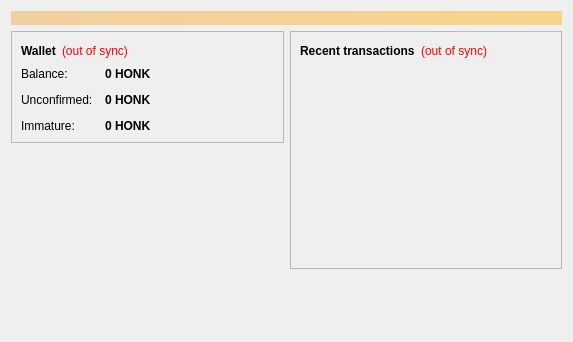
<?xml version="1.0" encoding="UTF-8"?>
<ui version="4.0">
 <class>OverviewPage</class>
 <widget class="QWidget" name="OverviewPage">
  <property name="geometry">
   <rect>
    <x>0</x>
    <y>0</y>
    <width>573</width>
    <height>342</height>
   </rect>
  </property>
  <property name="windowTitle">
   <string>Form</string>
  </property>
  <layout class="QVBoxLayout" name="topLayout">
   <item>
    <widget class="QLabel" name="labelAlerts">
     <property name="visible">
      <bool>false</bool>
     </property>
     <property name="styleSheet">
      <string notr="true">background-color: qlineargradient(x1: 0, y1: 0, x2: 1, y2: 0, stop:0 #F0D0A0, stop:1 #F8D488); color:#000000;</string>
     </property>
     <property name="wordWrap">
      <bool>true</bool>
     </property>
     <property name="margin">
      <number>3</number>
     </property>
    </widget>
   </item>
   <item>
    <layout class="QHBoxLayout" name="horizontalLayout" stretch="1,1">
     <item>
      <layout class="QVBoxLayout" name="verticalLayout_2">
       <item>
        <widget class="QFrame" name="frame">
         <property name="frameShape">
          <enum>QFrame::StyledPanel</enum>
         </property>
         <property name="frameShadow">
          <enum>QFrame::Raised</enum>
         </property>
         <layout class="QVBoxLayout" name="verticalLayout_4">
          <item>
           <layout class="QHBoxLayout" name="horizontalLayout_4">
            <item>
             <widget class="QLabel" name="label_5">
              <property name="font">
               <font>
                <weight>75</weight>
                <bold>true</bold>
               </font>
              </property>
              <property name="text">
               <string>Wallet</string>
              </property>
             </widget>
            </item>
            <item>
             <widget class="QLabel" name="labelWalletStatus">
              <property name="toolTip">
               <string>The displayed information may be out of date. Your wallet automatically synchronizes with the Honkcoin network after a connection is established, but this process has not completed yet.</string>
              </property>
              <property name="styleSheet">
               <string notr="true">QLabel { color: red; }</string>
              </property>
              <property name="text">
               <string notr="true">(out of sync)</string>
              </property>
              <property name="alignment">
               <set>Qt::AlignLeading|Qt::AlignLeft|Qt::AlignVCenter</set>
              </property>
             </widget>
            </item>
            <item>
             <spacer name="horizontalSpacer_2">
              <property name="orientation">
               <enum>Qt::Horizontal</enum>
              </property>
              <property name="sizeHint" stdset="0">
               <size>
                <width>40</width>
                <height>20</height>
               </size>
              </property>
             </spacer>
            </item>
           </layout>
          </item>
          <item>
           <layout class="QFormLayout" name="formLayout_2">
            <property name="fieldGrowthPolicy">
             <enum>QFormLayout::AllNonFixedFieldsGrow</enum>
            </property>
            <property name="horizontalSpacing">
             <number>12</number>
            </property>
            <property name="verticalSpacing">
             <number>12</number>
            </property>
            <item row="0" column="0">
             <widget class="QLabel" name="label">
              <property name="text">
               <string>Balance:</string>
              </property>
             </widget>
            </item>
            <item row="0" column="1">
             <widget class="QLabel" name="labelBalance">
              <property name="font">
               <font>
                <weight>75</weight>
                <bold>true</bold>
               </font>
              </property>
              <property name="cursor">
               <cursorShape>IBeamCursor</cursorShape>
              </property>
              <property name="toolTip">
               <string>Your current balance</string>
              </property>
              <property name="text">
               <string notr="true">0 HONK</string>
              </property>
              <property name="textInteractionFlags">
               <set>Qt::LinksAccessibleByMouse|Qt::TextSelectableByKeyboard|Qt::TextSelectableByMouse</set>
              </property>
             </widget>
            </item>
            <item row="1" column="0">
             <widget class="QLabel" name="label_3">
              <property name="text">
               <string>Unconfirmed:</string>
              </property>
             </widget>
            </item>
            <item row="1" column="1">
             <widget class="QLabel" name="labelUnconfirmed">
              <property name="font">
               <font>
                <weight>75</weight>
                <bold>true</bold>
               </font>
              </property>
              <property name="cursor">
               <cursorShape>IBeamCursor</cursorShape>
              </property>
              <property name="toolTip">
               <string>Total of transactions that have yet to be confirmed, and do not yet count toward the current balance</string>
              </property>
              <property name="text">
               <string notr="true">0 HONK</string>
              </property>
              <property name="textInteractionFlags">
               <set>Qt::LinksAccessibleByMouse|Qt::TextSelectableByKeyboard|Qt::TextSelectableByMouse</set>
              </property>
             </widget>
            </item>
            <item row="2" column="0">
             <widget class="QLabel" name="labelImmatureText">
              <property name="text">
               <string>Immature:</string>
              </property>
             </widget>
            </item>
            <item row="2" column="1">
             <widget class="QLabel" name="labelImmature">
              <property name="font">
               <font>
                <weight>75</weight>
                <bold>true</bold>
               </font>
              </property>
              <property name="toolTip">
               <string>Mined balance that has not yet matured</string>
              </property>
              <property name="text">
               <string notr="true">0 HONK</string>
              </property>
              <property name="textInteractionFlags">
               <set>Qt::LinksAccessibleByMouse|Qt::TextSelectableByKeyboard|Qt::TextSelectableByMouse</set>
              </property>
             </widget>
            </item>
           </layout>
          </item>
         </layout>
        </widget>
       </item>
       <item>
        <spacer name="verticalSpacer">
         <property name="orientation">
          <enum>Qt::Vertical</enum>
         </property>
         <property name="sizeHint" stdset="0">
          <size>
           <width>20</width>
           <height>40</height>
          </size>
         </property>
        </spacer>
       </item>
      </layout>
     </item>
     <item>
      <layout class="QVBoxLayout" name="verticalLayout_3">
       <item>
        <widget class="QFrame" name="frame_2">
         <property name="frameShape">
          <enum>QFrame::StyledPanel</enum>
         </property>
         <property name="frameShadow">
          <enum>QFrame::Raised</enum>
         </property>
         <layout class="QVBoxLayout" name="verticalLayout">
          <item>
           <layout class="QHBoxLayout" name="horizontalLayout_2">
            <item>
             <widget class="QLabel" name="label_4">
              <property name="text">
               <string>&lt;b&gt;Recent transactions&lt;/b&gt;</string>
              </property>
             </widget>
            </item>
            <item>
             <widget class="QLabel" name="labelTransactionsStatus">
              <property name="toolTip">
               <string>The displayed information may be out of date. Your wallet automatically synchronizes with the Honkcoin network after a connection is established, but this process has not completed yet.</string>
              </property>
              <property name="styleSheet">
               <string notr="true">QLabel { color: red; }</string>
              </property>
              <property name="text">
               <string notr="true">(out of sync)</string>
              </property>
              <property name="alignment">
               <set>Qt::AlignRight|Qt::AlignTrailing|Qt::AlignVCenter</set>
              </property>
             </widget>
            </item>
            <item>
             <spacer name="horizontalSpacer">
              <property name="orientation">
               <enum>Qt::Horizontal</enum>
              </property>
              <property name="sizeHint" stdset="0">
               <size>
                <width>40</width>
                <height>20</height>
               </size>
              </property>
             </spacer>
            </item>
           </layout>
          </item>
          <item>
           <widget class="QListView" name="listTransactions">
            <property name="styleSheet">
             <string notr="true">QListView { background: transparent; }</string>
            </property>
            <property name="frameShape">
             <enum>QFrame::NoFrame</enum>
            </property>
            <property name="verticalScrollBarPolicy">
             <enum>Qt::ScrollBarAlwaysOff</enum>
            </property>
            <property name="horizontalScrollBarPolicy">
             <enum>Qt::ScrollBarAlwaysOff</enum>
            </property>
            <property name="selectionMode">
             <enum>QAbstractItemView::NoSelection</enum>
            </property>
           </widget>
          </item>
         </layout>
        </widget>
       </item>
       <item>
        <spacer name="verticalSpacer_2">
         <property name="orientation">
          <enum>Qt::Vertical</enum>
         </property>
         <property name="sizeHint" stdset="0">
          <size>
           <width>20</width>
           <height>40</height>
          </size>
         </property>
        </spacer>
       </item>
      </layout>
     </item>
    </layout>
   </item>
  </layout>
 </widget>
 <resources/>
 <connections/>
</ui>
